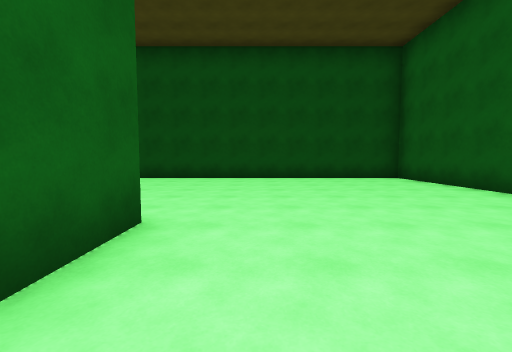
View 1 (above)

17 first-person views from a walk through a scene from a Unity 3-D project. The camera is 1.4 m above the floor, tilts 4° down and sees 90° across. The floor is counted in squares, 2 m on a side. Each view is taken from the middle of a square. On the plan, view 1 faces up. The plan holds only what a view shows up to about 9 squares ahead; the rest is blank. The place goes on beyond the plan. The player character is not drawn. Some animated figures are not drawn.

View 2
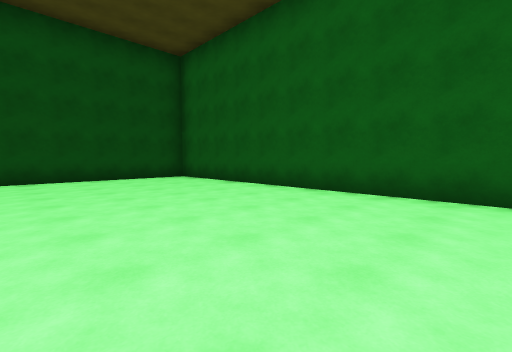

View 3
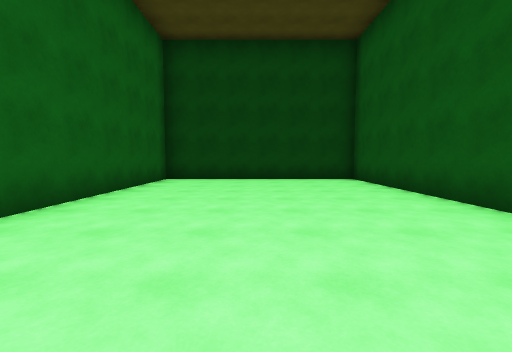

View 4
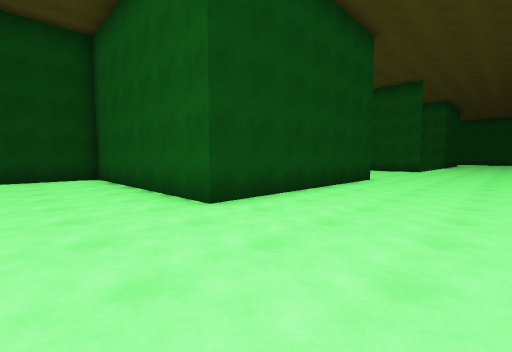

View 5
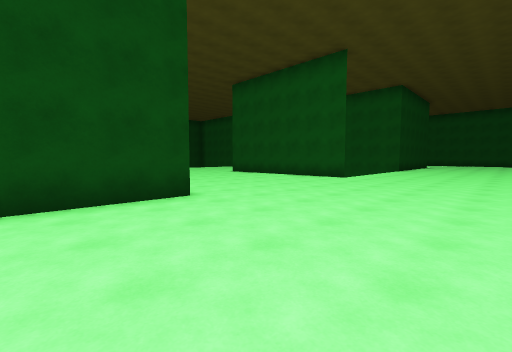

View 6
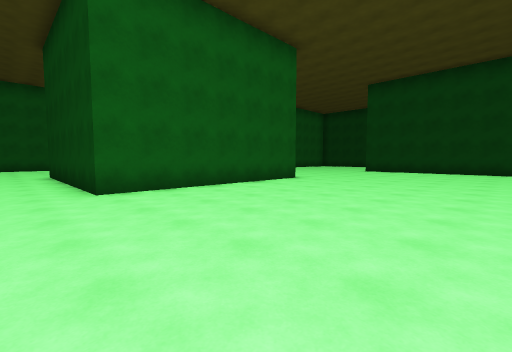

View 7
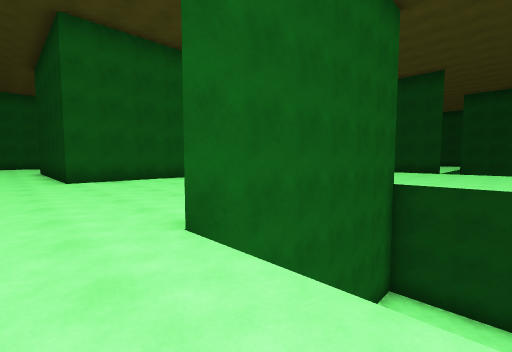

View 8
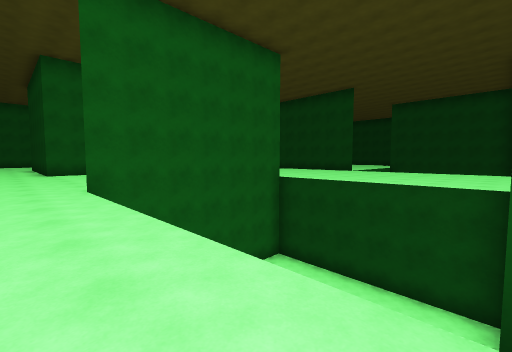

View 9
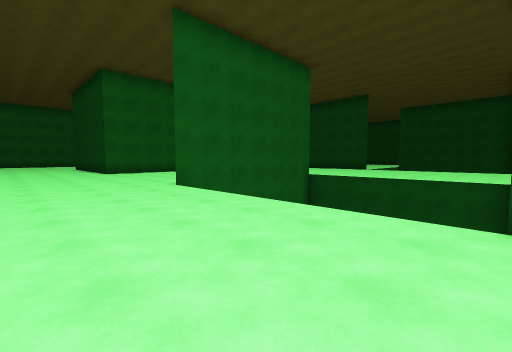

View 10
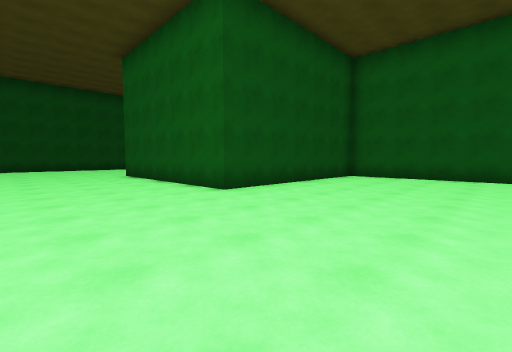

View 11
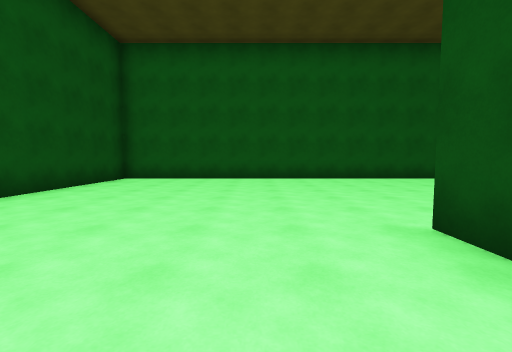

View 12
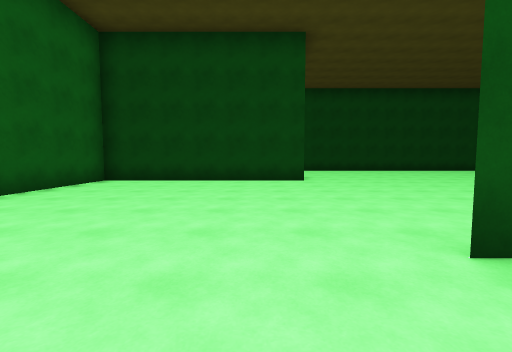

View 13
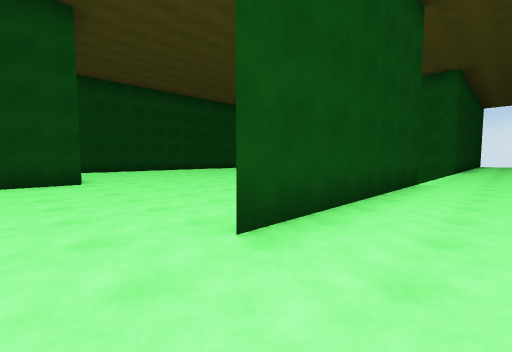

View 14
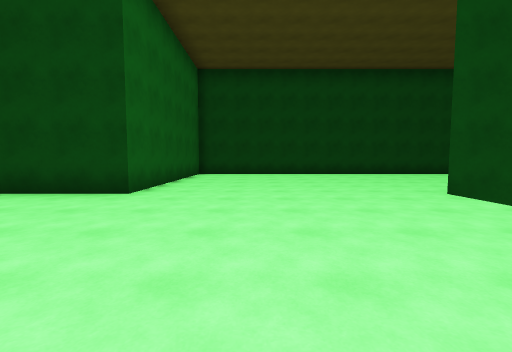

View 15
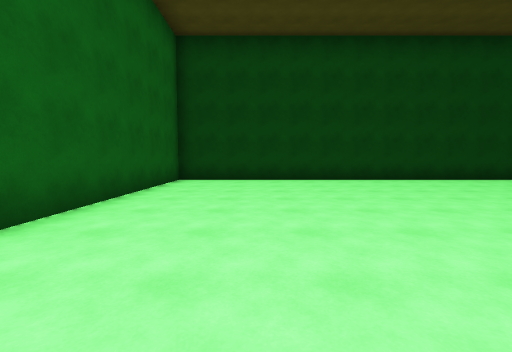

View 16
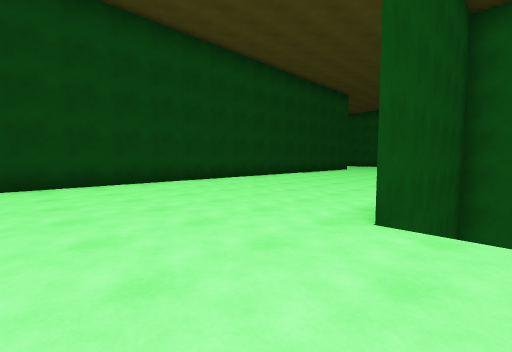

View 17
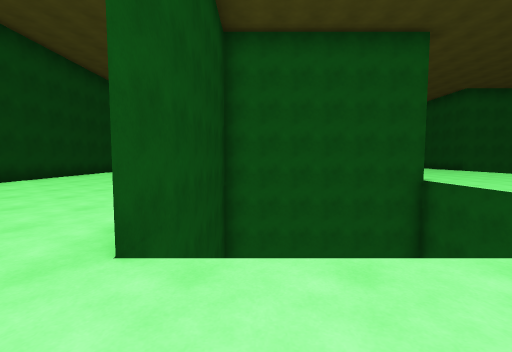

### Floor plan
Key: @ floor where view 1 was taken; # wall or solid block; x gap in a wall; . floor; v drop or lower ground.
Columns run from 21 left of view 1 to 5 right of it. Each row starts with its distance up from view 1.
  9                  ##########
  8                  .........#
  7     ............. ........#
  6  .........................#
  5  .........................#
  4  .........................#
  3  .........................#
  2  x     v......######......#
  1        #......#    #......#
  0        #......#    #.@....#
 -1        #......#    #......#
 -2        #......#    #......#
 -3  vvvvvvv......#######.....#
 -4  ...................#######
 -5  ...................#
 -6  ...................#
 -7 ....................#
 -8 ....................#
 -9 ....................#
-10  #vvvvvv######......#
-11  #         .........#
-12  #        ..........#
-13  #     v ...........#
-14  #     v............#
-15  #     v............#
-16  ######v.....########
-17     .........#
-18  ............#
-19  ............#
-20 .............#
-21 .............#
-22 ##############

Positions as (right, up) in squares from view 1, and headings:
1: (0, 0), facing up
2: (0, 0), facing up-right
3: (2, 5), facing down
4: (1, 6), facing down-left
5: (-5, 7), facing down-left
6: (-13, 4), facing down-right
7: (-16, 4), facing down-right
8: (-20, 4), facing down-right
9: (-20, 6), facing down-right
10: (-11, -8), facing up-right
11: (-10, -8), facing right
12: (-6, -8), facing down
13: (-6, -8), facing down-left
14: (-10, -11), facing down
15: (-10, -14), facing down
16: (-11, -15), facing down-left
17: (-12, -15), facing left
